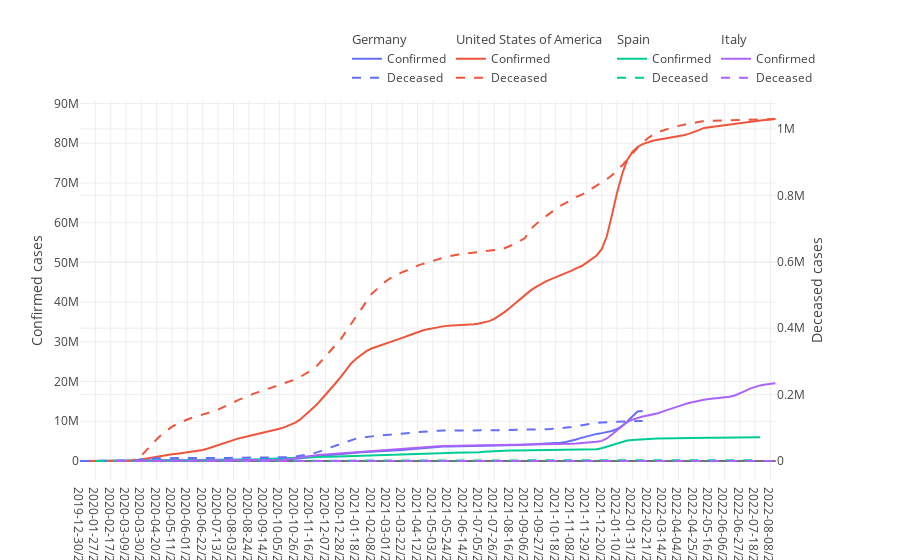

The code cell stored with this chart in its notebook:
### Code cell
mt = macrotable.set_index(["week"])
figure = splt.make_subplots(specs=[[{"secondary_y": True}]])

# Plot traces
for i, country in enumerate(macrotable.country_name.unique()):
    color = px.colors.qualitative.Plotly[i]
    aux = mt.loc[mt.country_name==country, ["new_confirmed", "new_deceased"]].cumsum().reset_index()
    figure.add_traces([
        go.Scatter(x=aux["week"], y=aux["new_confirmed"], 
                   line=dict(dash="solid", color=color),
                   name="Confirmed",legendgroup=country,
                   legendgrouptitle=go.scatter.Legendgrouptitle(text=country)),
        go.Scatter(x=aux["week"], y=aux["new_deceased"], 
                   line=dict(dash="dash", color=color),
                   name="Deceased", legendgroup=country,
                   legendgrouptitle=go.scatter.Legendgrouptitle(text=country))
    ], secondary_ys=[False, True], rows=1, cols=1)
    
# Update layout axes
figure.update_yaxes(title_text="Confirmed cases", secondary_y=False)
figure.update_yaxes(title_text="Deceased cases", secondary_y=True)

# Update layout legend
figure.update_layout(legend=dict(
    orientation="h",
    yanchor="bottom",
    y=1.02,
    xanchor="right",
    x=1
))
